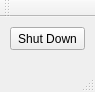
<?xml version="1.0" encoding="UTF-8"?>
<ui version="4.0">
 <class>MainWindow</class>
 <widget class="QMainWindow" name="MainWindow">
  <property name="geometry">
   <rect>
    <x>0</x>
    <y>0</y>
    <width>95</width>
    <height>92</height>
   </rect>
  </property>
  <property name="windowTitle">
   <string>MainWindow</string>
  </property>
  <widget class="QWidget" name="centralWidget">
   <widget class="QPushButton" name="pushButtonShutDown">
    <property name="geometry">
     <rect>
      <x>10</x>
      <y>10</y>
      <width>75</width>
      <height>23</height>
     </rect>
    </property>
    <property name="text">
     <string>Shut Down</string>
    </property>
   </widget>
  </widget>
  <widget class="QMenuBar" name="menuBar">
   <property name="geometry">
    <rect>
     <x>0</x>
     <y>0</y>
     <width>95</width>
     <height>21</height>
    </rect>
   </property>
  </widget>
  <widget class="QToolBar" name="mainToolBar">
   <attribute name="toolBarArea">
    <enum>TopToolBarArea</enum>
   </attribute>
   <attribute name="toolBarBreak">
    <bool>false</bool>
   </attribute>
  </widget>
  <widget class="QStatusBar" name="statusBar"/>
 </widget>
 <layoutdefault spacing="6" margin="11"/>
 <resources/>
 <connections/>
</ui>
